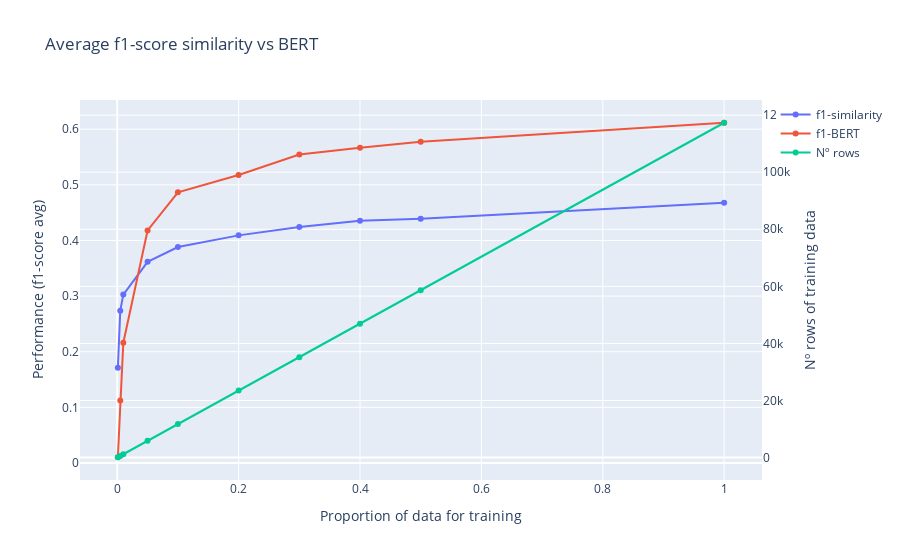

Notebook code cell kept with this figure:
### Code cell
fig = go.Figure()
fig.add_trace(go.Scatter(x=f1_bert_sim["prop"], y=f1_bert_sim["f1_avg_sim"],name="f1-similarity", yaxis="y1"))
fig.add_trace(go.Scatter(x=f1_bert_sim["prop"], y=f1_bert_sim["f1_avg_bert"],name="f1-BERT", yaxis="y1"))
fig.add_trace(go.Scatter(x=f1_bert_sim["prop"], y=f1_bert_sim["n_rows"],name="Nº rows", yaxis="y2"))


fig.update_layout(
    title="Average f1-score similarity vs BERT",
    xaxis=dict(title="Proportion of data for training"),
    yaxis=dict(title="Performance (f1-score avg)", side="left"),
    yaxis2=dict(
        title="Nº rows of training data",
        overlaying="y",
        side="right"
    )
)
fig.show()

### Figure 1 — Plotly figure (JSON) as saved in the notebook; plotly's stock layout.template omitted (floating-point values rounded to 4 significant figures)
{"data": [{"name": "f1-similarity", "type": "scatter", "x": [0.001, 0.005, 0.01, 0.05, 0.1, 0.2, 0.3, 0.4, 0.5, 1.0], "y": [0.1712, 0.2738, 0.3027, 0.3616, 0.3882, 0.4092, 0.4243, 0.4356, 0.4393, 0.4677], "yaxis": "y"}, {"name": "f1-BERT", "type": "scatter", "x": [0.001, 0.005, 0.01, 0.05, 0.1, 0.2, 0.3, 0.4, 0.5, 1.0], "y": [0.01025, 0.1121, 0.2162, 0.418, 0.4866, 0.5177, 0.5546, 0.5667, 0.5775, 0.6116], "yaxis": "y"}, {"name": "Nº rows", "type": "scatter", "x": [0.001, 0.005, 0.01, 0.05, 0.1, 0.2, 0.3, 0.4, 0.5, 1.0], "y": [117.0, 587.0, 1173.0, 5867.0, 11730.0, 23470.0, 35200.0, 46930.0, 58670.0, 117300.0], "yaxis": "y2"}], "layout": {"title": {"text": "Average f1-score similarity vs BERT"}, "xaxis": {"title": {"text": "Proportion of data for training"}}, "yaxis": {"side": "left", "title": {"text": "Performance (f1-score avg)"}}, "yaxis2": {"overlaying": "y", "side": "right", "title": {"text": "Nº rows of training data"}}}}
